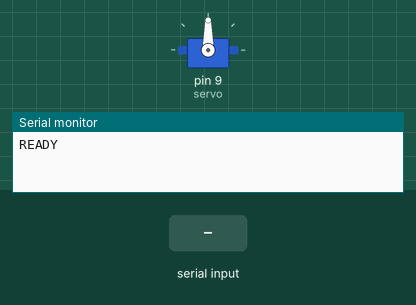
Recording of a sketch running on a simulated Arduino Uno, built with avr-gcc and run on an emulated ATmega328P. Shown: servo, the last lines printed to the serial monitor. Inputs (shaded band) come from the test bench.

Above: at 1.2 s.
1.3 s: "LEFT\n" received over Serial
At 3.4 s:
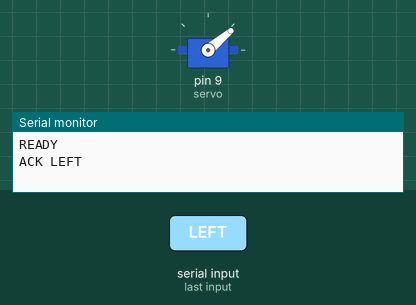
6.8 s: "RIGHT\n" received over Serial
At 7.27 s:
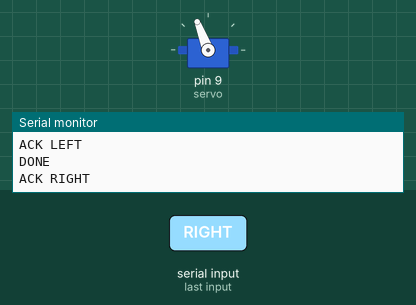
At 8.5 s:
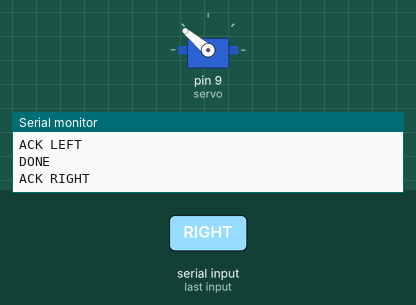
Timing chart, 0 to 12.0 s (numbered marks = the images above; inputs shaded):
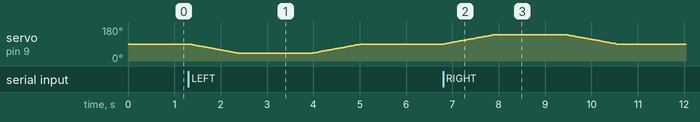

The sketch:

trash_sorter.ino
```cpp
#include <Servo.h>
#include <string.h>

// MS24-F near-vertical targets, assuming direct linkage and level center.
// Nominal 270 degrees over 500-2500 us: +/-556 us is approximately +/-75 degrees.
// Actual tray angles depend on servo calibration and mechanical linkage.
const byte SERVO_PIN = 9;
const int MIN_US = 500, MAX_US = 2500;
const int CENTER_US = 1500, LEFT_US = 944, RIGHT_US = 2056;
const unsigned long HOLD_MS = 1500;
const unsigned long STEP_MS = 10;
const int STEP_US = 5;  // Gentle 556 us move takes about 1.12 seconds per direction.
const unsigned long CENTER_SETTLE_MS = 300;
static_assert(LEFT_US >= MIN_US && LEFT_US <= MAX_US, "LEFT out of range");
static_assert(RIGHT_US >= MIN_US && RIGHT_US <= MAX_US, "RIGHT out of range");
static_assert(CENTER_US >= MIN_US && CENTER_US <= MAX_US, "CENTER out of range");

Servo servo;
enum State { IDLE, TILTING, HOLDING, RETURNING, SETTLING };
State state = SETTLING;
int currentUs = CENTER_US, targetUs = CENTER_US;
unsigned long changedAt = 0, lastStep = 0;
bool booting = true;
char buffer[24];
byte used = 0;
bool overflowed = false;

void handleCommand(const char *command) {
  if (!strcmp(command, "PING")) {
    Serial.println(state == IDLE ? "PONG" : "BUSY");
    return;
  }
  if (strcmp(command, "LEFT") && strcmp(command, "RIGHT") && strcmp(command, "CENTER")) {
    Serial.println("INVALID");  // No movement for malformed commands.
    return;
  }
  if (state != IDLE) { Serial.println("BUSY"); return; }
  Serial.print("ACK "); Serial.println(command);
  changedAt = lastStep = millis();
  if (!strcmp(command, "CENTER")) {
    servo.writeMicroseconds(CENTER_US);
    currentUs = CENTER_US;
    state = SETTLING;
  } else {
    targetUs = !strcmp(command, "LEFT") ? LEFT_US : RIGHT_US;
    state = TILTING;
  }
}

void setup() {
  Serial.begin(115200);
  servo.attach(9, 500, 2500);
  servo.writeMicroseconds(CENTER_US);
  changedAt = millis();
}

void loop() {
  // Bounded parsing; discard overlong lines rather than acting on a prefix.
  for (byte count = 0; count < 32 && Serial.available(); ++count) {
    char ch = Serial.read();
    if (ch == '\n') {
      buffer[used] = '\0';
      if (overflowed) Serial.println("INVALID");
      else handleCommand(buffer);
      used = 0; overflowed = false;
    } else if (ch != '\r') {
      if (used < sizeof(buffer) - 1) buffer[used++] = ch;
      else overflowed = true;
    }
  }
  unsigned long now = millis();
  if ((state == TILTING || state == RETURNING) && now - lastStep >= STEP_MS) {
    lastStep = now;
    int delta = targetUs - currentUs;
    if (delta > STEP_US) delta = STEP_US;
    if (delta < -STEP_US) delta = -STEP_US;
    currentUs += delta;
    servo.writeMicroseconds(currentUs);
    if (currentUs == targetUs) {
      state = state == TILTING ? HOLDING : SETTLING;
      changedAt = now;
    }
  } else if (state == HOLDING && now - changedAt >= HOLD_MS) {
    targetUs = CENTER_US;
    state = RETURNING;
    lastStep = now;
  } else if (state == SETTLING && now - changedAt >= CENTER_SETTLE_MS) {
    state = IDLE;
    if (booting) { booting = false; Serial.println("READY"); }
    else Serial.println("DONE");
  }
}
```

Measured:
- after the input at 6.8 s, servo on pin 9 (servo): rises from 90° to 140° in 1.1 s, then falls to 90° in 2.6 s
